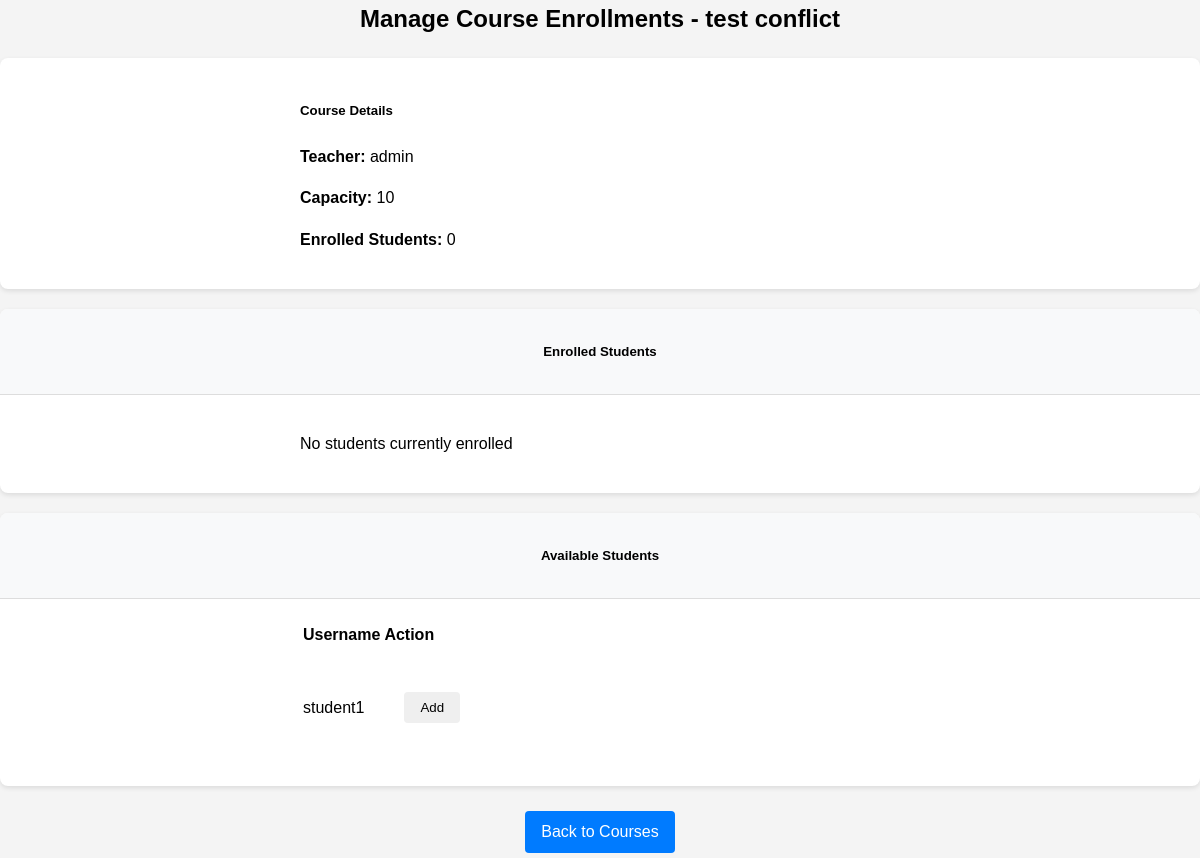
/course/16/enrollments/ (signed in), run on an earlier commit of the app's database.
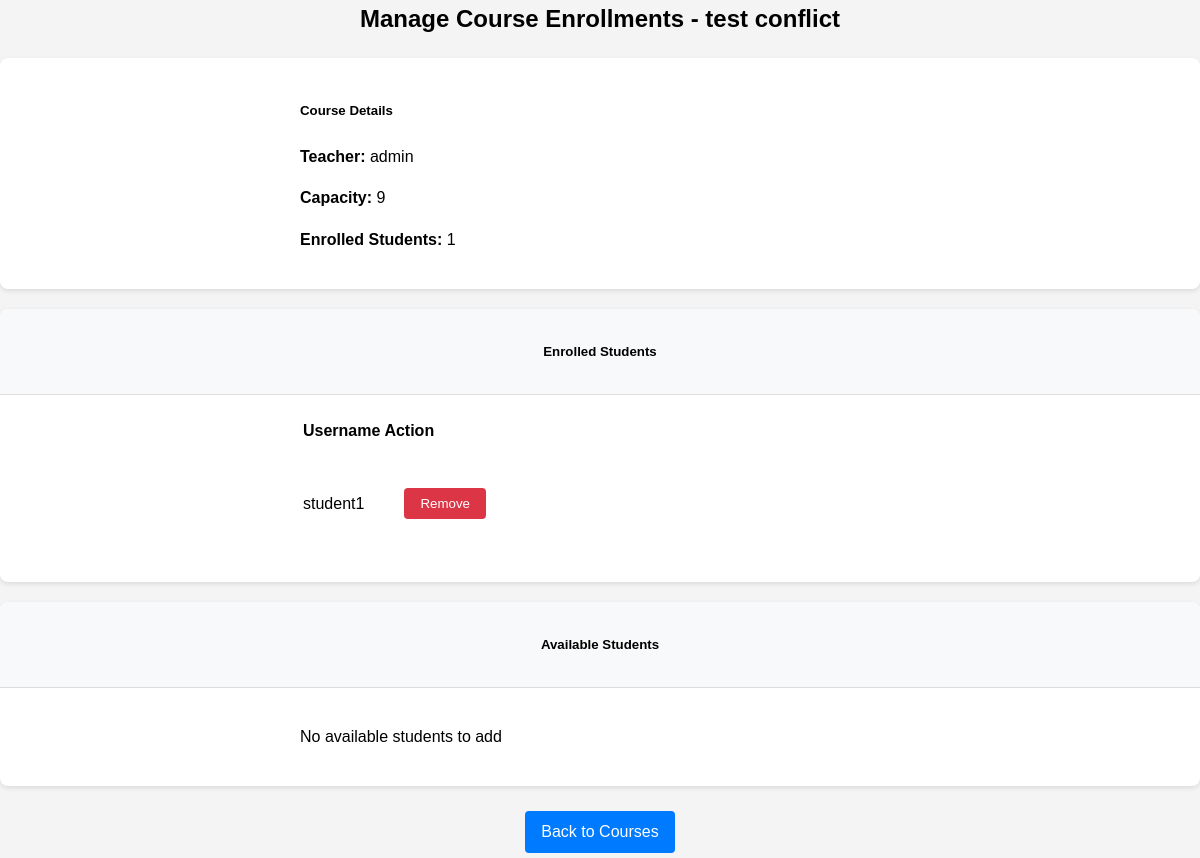
And on a later commit of the database.
### course/models.py (models this page shows, shortened)
class Course(models.Model):
    title = models.CharField(max_length=200)
    description = models.TextField()
    content = models.TextField(help_text="Detailed course content and materials")
    teacher = models.ForeignKey(
        settings.AUTH_USER_MODEL,
        on_delete=models.CASCADE,
        limit_choices_to={'is_teacher': True},
    )
    capacity = models.PositiveIntegerField()
    pre_requisites = models.TextField(blank=True, null=True)
    created_at = models.DateTimeField(auto_now_add=True)
    price = models.DecimalField(
        max_digits=10,
        decimal_places=2,
        default=Decimal('0.00'),
    )

### portal/models.py (models this page shows)
class User(AbstractUser):
    is_teacher = models.BooleanField(default=False)
    is_admin = models.BooleanField(default=False)
    groups = models.ManyToManyField(
        'auth.Group',
        related_name='portal_user_set',
        blank=True,
        help_text='The groups this user belongs to.',
        verbose_name='groups'
    )
    user_permissions = models.ManyToManyField(
        'auth.Permission',
        related_name='portal_user_set',
        blank=True,
        help_text='Specific permissions for this user.',
        verbose_name='user permissions'
    )

### student/models.py (models this page shows, shortened)
class Enrollment(models.Model):
    student = models.ForeignKey(
        settings.AUTH_USER_MODEL,
        on_delete=models.CASCADE,
        related_name='enrollments'
    )
    course = models.ForeignKey(
        Course,
        on_delete=models.CASCADE,
        related_name='enrollments'
    )
    enrollment_date = models.DateTimeField(auto_now_add=True)
    status = models.CharField(
        max_length=20,
        choices=[
            ('enrolled', 'Enrolled'),
            ('completed', 'Completed'),
            ('dropped', 'Dropped'),
        ],
        default='enrolled'
    )
    class Meta:
        unique_together = ['student', 'course']

### adminportal/views.py (the view)
@login_required
@user_passes_test(is_admin)
def manage_course_enrollments(request, course_id):
    course = get_object_or_404(Course, id=course_id)
    enrolled_students = Enrollment.objects.filter(
        course=course,
        status='enrolled'
    ).select_related('student')
    enrolled_student_ids = enrolled_students.values_list('student_id', flat=True)
    available_students = User.objects.exclude(
        Q(id__in=enrolled_student_ids) | Q(is_teacher=True) | Q(is_admin=True)
    )
    return render(request, 'admin/manage_course_enrollments.html', {
        'course': course,
        'enrolled_students': enrolled_students,
        'available_students': available_students,
    })

### adminportal/views.py (called while the page is built)
def is_admin(user):
    return user.is_admin

### adminportal/templates/admin/manage_course_enrollments.html (shortened to what this page needs)
{% extends 'base.html' %}
{% block content %}
<div class="container">
    <h2 class="mb-4">Manage Course Enrollments - {{ course.title }}</h2>
    <div class="card mb-4">
        <div class="card-body">
            <h5>Course Details</h5>
            <p><strong>Teacher:</strong> {{ course.teacher.username }}</p>
            <p><strong>Capacity:</strong> {{ course.capacity }}</p>
            <p><strong>Enrolled Students:</strong> {{ enrolled_students.count }}</p>
        </div>
    </div>
    <div class="row">
        <div class="col-md-6">
            <div class="card">
                <div class="card-header">
                    <h5>Enrolled Students</h5>
                </div>
                <div class="card-body">
                    {% if enrolled_students %}
                    <table class="table">
                        <thead>
                            <tr>
                                <th>Username</th>
                                <th>Action</th>
                            </tr>
                        </thead>
                        <tbody>
                            {% for enrollment in enrolled_students %}
                            <tr>
                                <td>{{ enrollment.student.username }}</td>
                                <td>
                                    <form method="post" action="{% url 'admin_remove_student' course.id enrollment.student.id %}">
                                        <button type="submit" class="btn btn-danger btn-sm">Remove</button>
                                    </form>
                                </td>
                            </tr>
                            {% endfor %}
                        </tbody>
                    </table>
                    {% else %}
                    <p>No students currently enrolled</p>
                    {% endif %}
                </div>
            </div>
        </div>
        <div class="col-md-6">
            <div class="card">
                <div class="card-header">
                    <h5>Available Students</h5>
                </div>
                <div class="card-body">
                    {% if available_students %}
                    <table class="table">
                        <thead>
                            <tr>
                                <th>Username</th>
                                <th>Action</th>
                            </tr>
                        </thead>
                        <tbody>
                            {% for student in available_students %}
                            <tr>
                                <td>{{ student.username }}</td>
                                <td>
                                    <form method="post" action="{% url 'admin_add_student' course.id student.id %}">
                                        <button type="submit" class="btn btn-success btn-sm">Add</button>
                                    </form>
                                </td>
                            </tr>
                            {% endfor %}
                        </tbody>
                    </table>
                    {% else %}
                    <p>No available students to add</p>
                    {% endif %}
                </div>
            </div>
        </div>
    </div>
    <div class="mt-3">
        <a href="{% url 'course_list' %}" class="btn btn-primary">Back to Courses</a>
    </div>
</div>
{% endblock %}

What changed in the data, as far as the page shows it:
removed User: username "student1"
changed Course "test conflict": capacity "10" → "9"
added Enrollment: student.username "student1"
Also different on the page:
{{ enrolled_students.count }}: "0" → "1"
text no longer shown: "No students currently enrolled"
text now shown: "No available students to add"
